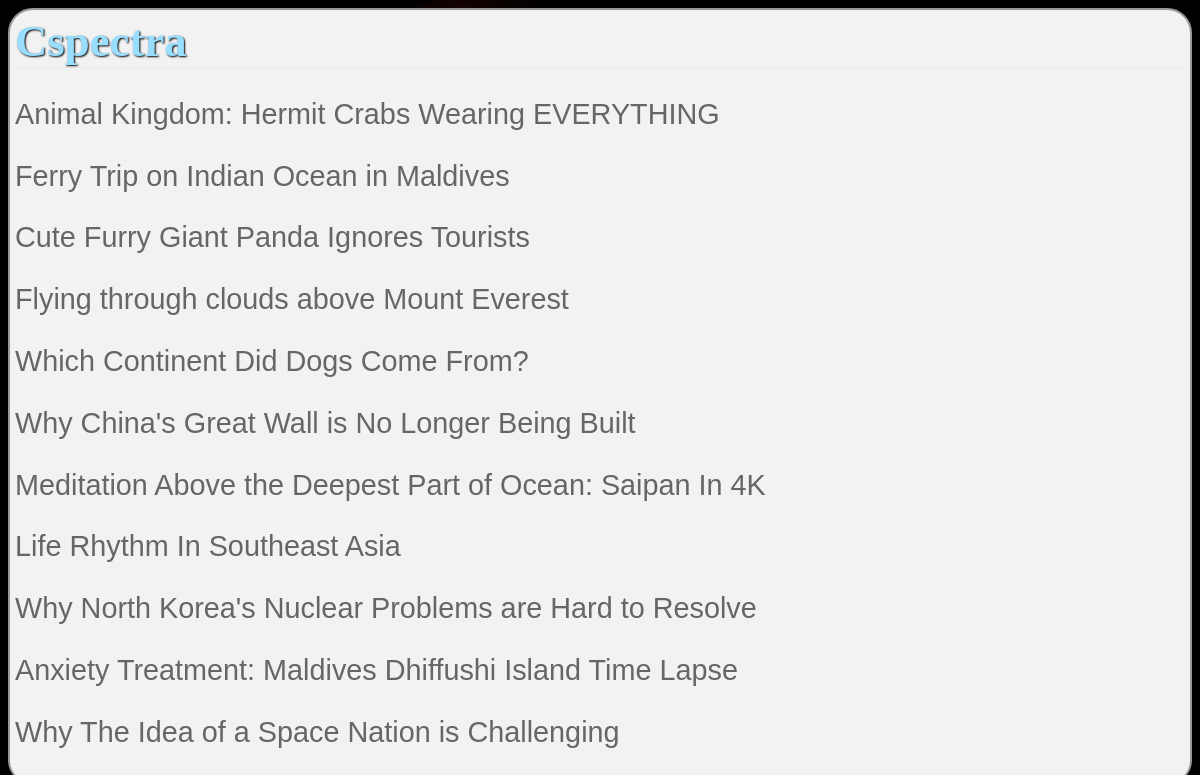
Page /homepage/ on the committed database.
### vlog-server/database_setup.py (models this page shows)
class Article(Base):
    __tablename__ = 'article'
    title = Column(String(80), nullable=False)
    id = Column(Integer, primary_key=True)
    slug = Column(String(250), nullable=False)
    embeded_code = Column(String(250))
    text = Column(String(3000), nullable=False)
    category_id = Column(Integer, ForeignKey('category.id'))
    category = relationship(Category)

### vlog-server/finalproject.py (the view)
@app.route('/')
@app.route('/homepage/')
def homePage():
    articles = session.query(Article).order_by(Article.id.desc()).limit(20).all()
    return render_template('homepage.html', articles=articles)

### vlog-server/templates/homepage.html (shortened to what this page needs)
<html>
	<head>
		<link rel=stylesheet type=text/css href="{{ url_for('static', filename='styles.css') }}">
	</head>
	<body>
		<div class = 'pane'>
			<h1>Cspectra</h1>
			{% for article in articles %}
			<a href = "{{url_for('showArticle', category_id = article.category_id, article_id = article.id, slug = article.slug)}}"> <p>{{article.title}}</p></a>
			{% endfor %}
		</div>
	</body>
</html>

### vlog-server/static/styles.css (style rules this page uses)
body { font-family: sans-serif; background-color: #333333; background-image: url('background.jpg'); background-size: cover; }
h1, h2 { font-family: 'Georgia', serif; margin: 0; }
h1 { color:#99ddff; font-size: 2.8em; border-bottom: 2px solid #eee; text-shadow: 1px 1px 2px black; }
p { color: #666666; font-size: 1.2em; }
a { text-decoration: none; color:#666666; font-size: 1.5em; }
.pane { border: 2px solid; border-radius: 25px; padding: 5px; margin: 5px auto auto auto; border-color: #999999; background-color: #f2f2f2; }

### rows in the picture
Article: title "Animal Kingdom: Hermit Crabs Wearing EVERYTHING"
Article: title "Ferry Trip on Indian Ocean in Maldives"
Article: title "Cute Furry Giant Panda Ignores Tourists"
Article: title "Flying through clouds above Mount Everest"
Article: title "Which Continent Did Dogs Come From?"
Article: title "Why China's Great Wall is No Longer Being Built"
Article: title "Meditation Above the Deepest Part of Ocean: Saipan In 4K"
Article: title "Life Rhythm In Southeast Asia"
Article: title "Why North Korea's Nuclear Problems are Hard to Resolve"
Article: title "Anxiety Treatment: Maldives Dhiffushi Island Time Lapse"
Article: title "Why The Idea of a Space Nation is Challenging"
